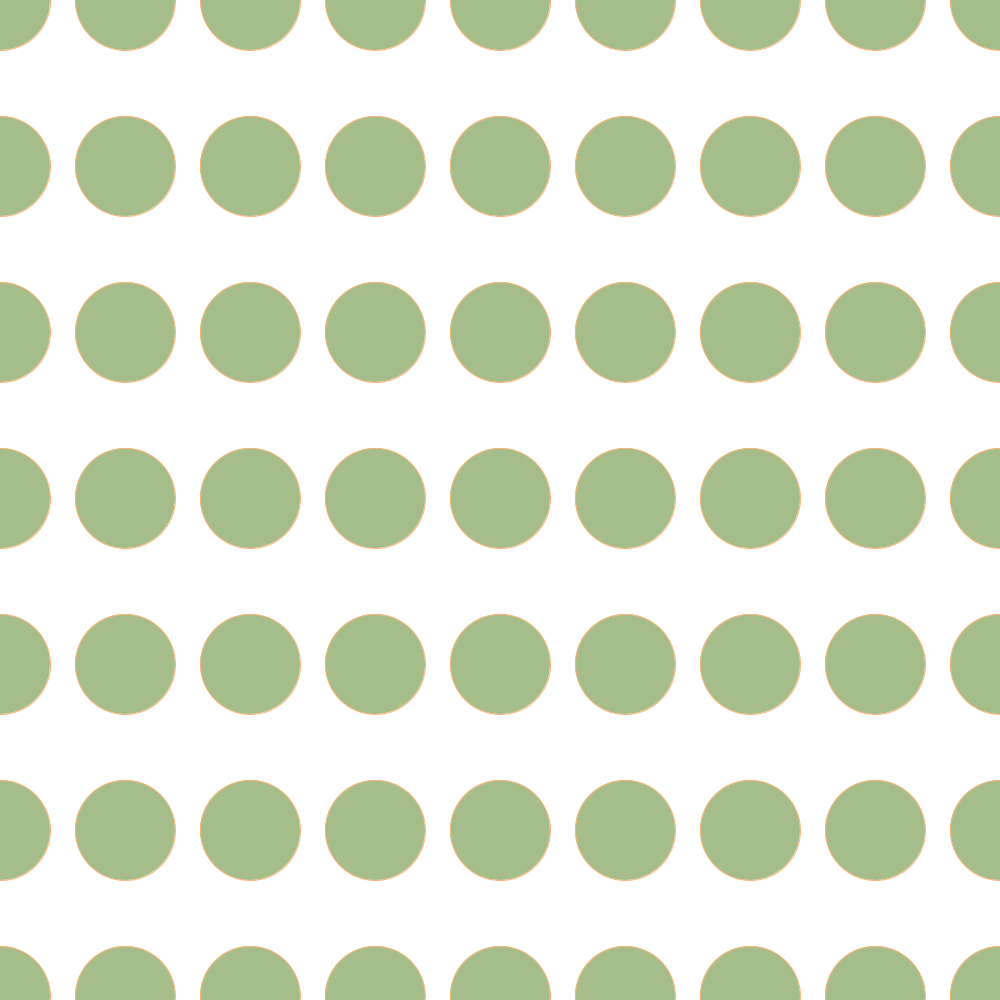
Frame 1 (no input)
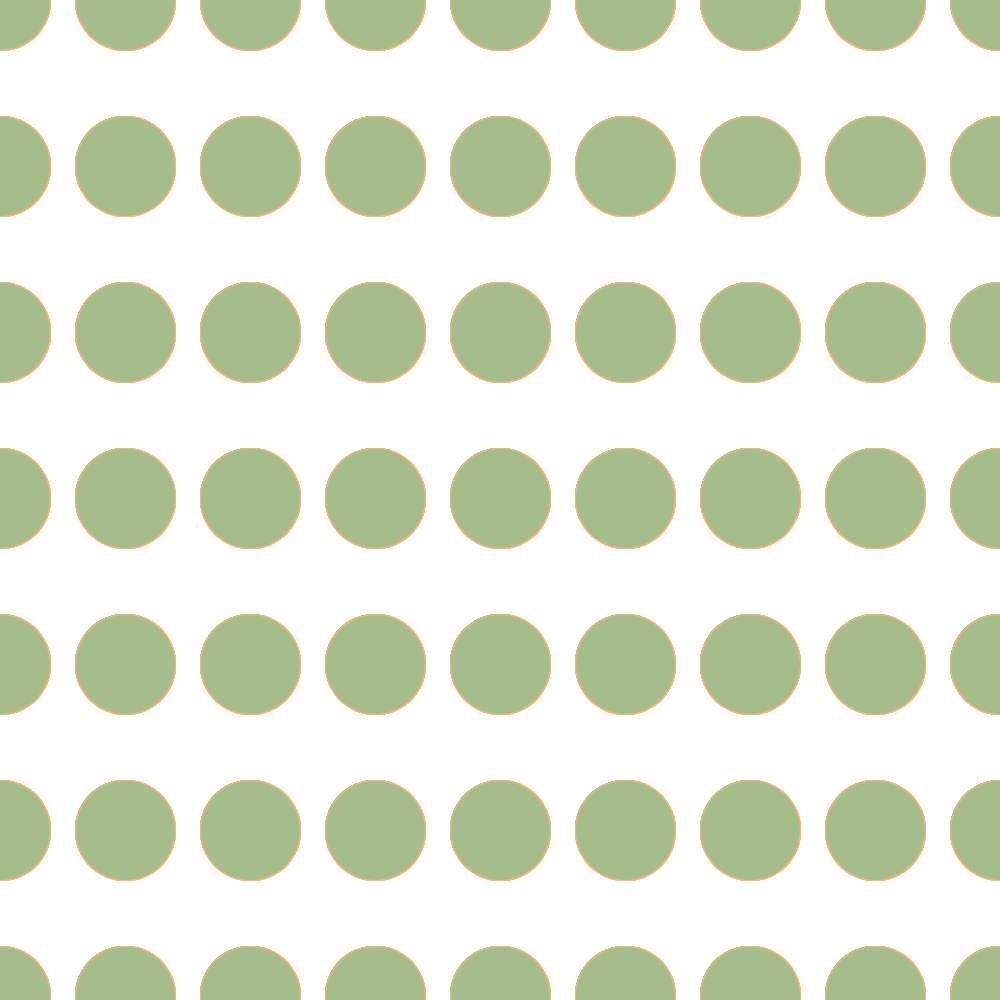
Frame 60 (the mouse pressed at the canvas centre just before this capture)
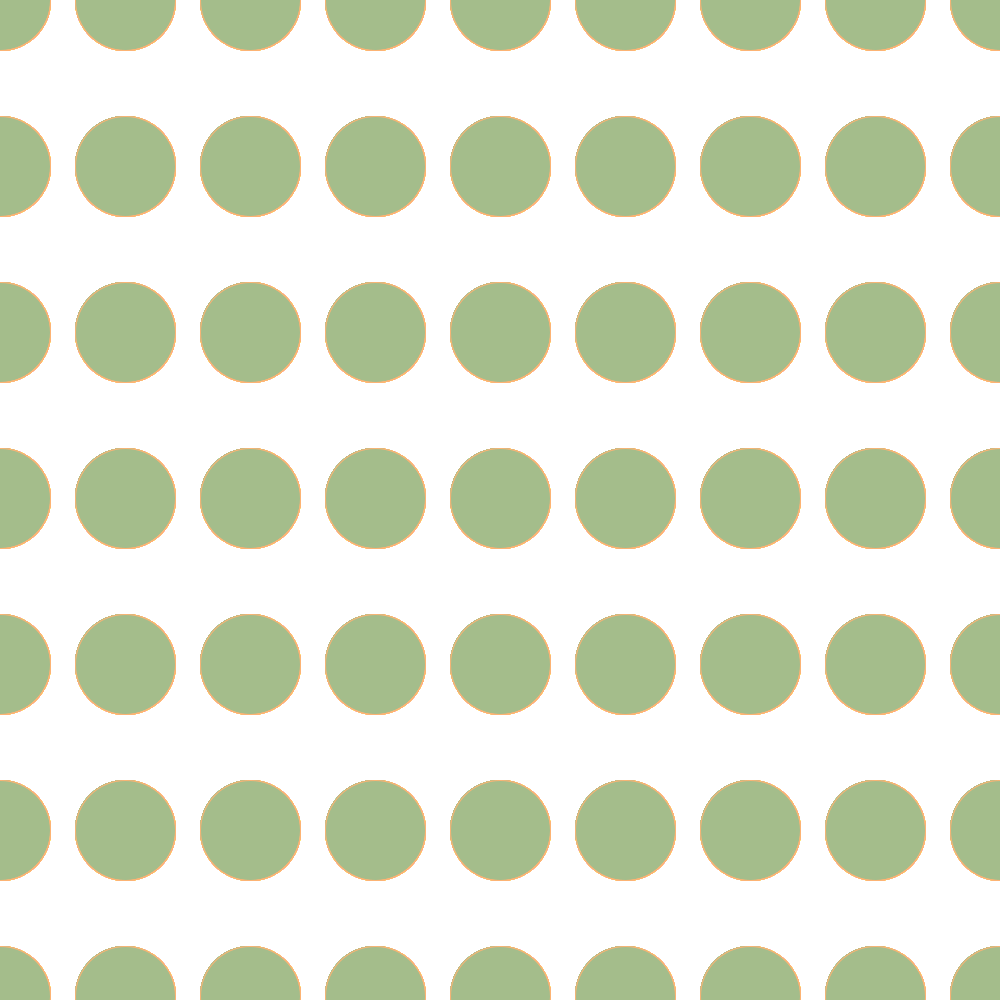
Frame 120 (the mouse held since frame 60 and released just before this capture)

The Processing sketch that drew these frames (run headless with seeded random() and noise(); from frame 60 on, the mouse is pressed at the canvas centre):

// Processing sketch: s04t00isi
// ── s04t00isi.pde
//Expresión digital - Diseño Digital - UDD- 2016
//Isidora Ordoñez
//s04t00isi. 9 7

/*En este código se ejecuta un doble for loop para una series de elipses, que gracias
 un if y un else se logra que en nuestro canvas se dibujen siempre 9 elipses de ancho
 y 6 de alto, a pesar de que el tamaño del canvas cambie.
 */



void setup() {
  size (1000, 1000);                        //Tamaño canvas.
  background (255);                         //Color canvas.

  ellipseMode (CENTER);                     //Que las ellipses se dibujen desde su centro.
}


void draw() {
  //Variables:   
  int a= width / 8;                         //Variable 'a'.
  int b= height / 6;                        //Variable 'b'.
  int verde= color(164, 189, 139);          //Variable verde.
  int amarillo= color(252, 179, 116);       //Variable color amarillo.

  int ellipse;                              //Variable "ellipse".

  //If para que ellipse siga el canvas:  
  if (width >= height) {                  // si el alto es mayor que el ancho.
    ellipse= height / 10;                 //mi variable es igual al ancho / 10.
  } else {
     ellipse = width / 10;                 //si no, es igual al alto / 10
  }

  //Doble for loop:
  for (int x = 0; x <= width; x += a) {       //for loop para eje x.
    for (int y = 0; y <= height; y += b) {    //for loop para eje y.

      //Ellipse:
      stroke (amarillo);
      //strokeWeight ();                      //línea de contorno.                        
      fill (verde);                            //relleno.
      ellipse( x, y, ellipse, ellipse);        //posición y tamaño elipse.
    }
  }
}
